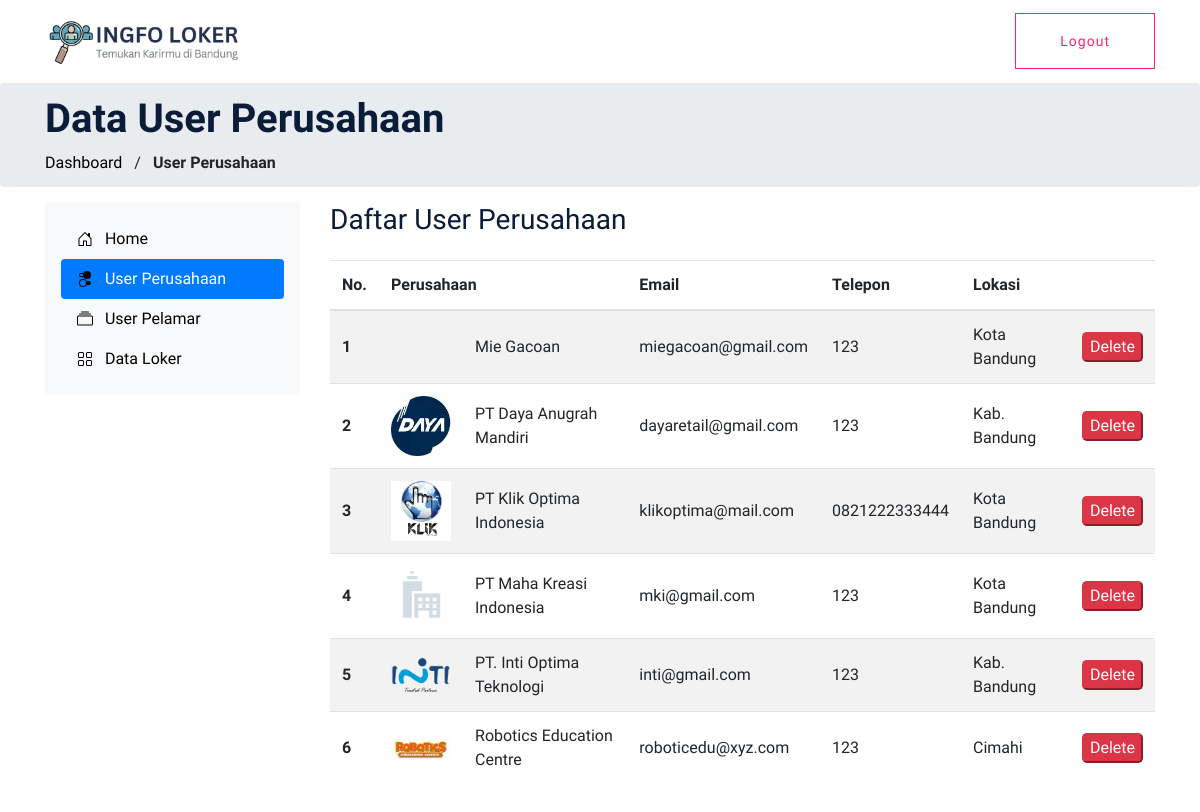
The app's page /admin/dashboard/list_perusahaan.php (signed in) with its own data.
### tables this page shows
CREATE TABLE `perusahaan` (
  `id_perusahaan` int(11) NOT NULL,
  `username_perusahaan` varchar(100) NOT NULL,
  `password_perusahaan` varchar(100) NOT NULL,
  `nama_perusahaan` varchar(100) NOT NULL,
  `email_perusahaan` varchar(100) NOT NULL,
  `telepon_perusahaan` varchar(20) NOT NULL,
  `website_perusahaan` varchar(255) NOT NULL,
  `logo_perusahaan` varchar(255) NOT NULL,
  `id_lokasi` int(11) NOT NULL,
  `tentang` varchar(255) NOT NULL
);

CREATE TABLE `lokasi_pekerjaan` (
  `id_lokasi` int(11) NOT NULL,
  `nama_lokasi` varchar(50) NOT NULL
);

### functions.php (called while the page is built, shortened)
<?php
$conn = mysqli_connect("localhost", "root", "", "loker");
function query($query)
{
    global $conn;
    $result = mysqli_query($conn, $query);
    $rows = [];
    while ($row = mysqli_fetch_assoc($result)) {
        $rows[] = $row;
    }
    return $rows;
}

### admin/dashboard/list_perusahaan.php (the view, shortened to what this page needs)
<?php
require '../../functions.php';
$data_perusahaan = query(
    "SELECT
    perusahaan.id_perusahaan,
    perusahaan.nama_perusahaan,
    perusahaan.email_perusahaan,
    perusahaan.telepon_perusahaan,
    perusahaan.logo_perusahaan,
    lokasi_pekerjaan.nama_lokasi
FROM
    perusahaan
INNER JOIN
    lokasi_pekerjaan
ON
    perusahaan.id_lokasi = lokasi_pekerjaan.id_lokasi order by nama_perusahaan asc"
);
?>
<?php include 'navbar.php' ?>
<section class="breadcrumb" id="home-section">
    <div class="container">
        <div class="row">
            <div class="col-md-7 mt-8 mb-8">
                <h1 class="text-black font-weight-bold">Data User Perusahaan</h1>
                <div class="custom-breadcrumbs">
                    <a href="home.php"><span style="color: black;">Dashboard</span></a> <span class="mx-2 slash">/</span>
                    <span class="text-black"><strong>User Perusahaan</strong></span>
                </div>
            </div>
        </div>
    </div>
</section>
<main>
    <div class="container mb-5">
        <div class="row">
            <?php include 'dashboard.php' ?>
            <div class="col-lg-9 container">
                <h3 class="mb-4">Daftar User Perusahaan</h3>
                <table class="table table-striped">
                    <thead>
                        <tr>
                            <th scope="col">No. </th>
                            <th scope="col" colspan="2">Perusahaan</th>
                            <th scope="col">Email</th>
                            <th scope="col">Telepon</th>
                            <th scope="col">Lokasi</th>
                            <th scope="col"></th>
                        </tr>
                    </thead>
                    <tbody>
                        <?php $i = 1 ?>
                        <?php foreach ($data_perusahaan as $row) { ?>
                            <tr>
                                <th class="align-middle" scope="row"><?= $i ?></th>
                                <td class="align-middle"><img src="../../upload/perusahaan/logo/<?= $row['logo_perusahaan'] ?>" alt="" width="60px"></td>
                                <td class="align-middle"><?= $row['nama_perusahaan'] ?></td>
                                <td class="align-middle"><?= $row['email_perusahaan'] ?></td>
                                <td class="align-middle"><?= $row['telepon_perusahaan'] ?></td>
                                <td class="align-middle"><?= $row['nama_lokasi'] ?></td>
                                <td class="align-middle">
                                    <form action="" method="post">
                                        <button type="submit" class="btn-danger rounded-lg" onclick="return confirm('Yakin untuk menghapus user perusahaan?')" name="hapus_user_perusahaan">
                                            Delete
                                        </button>
                                    </form>
                                </td>
                            </tr>
                            <?php $i++ ?>
                        <?php } ?>
                    </tbody>
                </table>
            </div>
        </div>
    </div>
</main>
</body>

### records on screen
perusahaan: nama_perusahaan "Mie Gacoan", email_perusahaan "miegacoan@gmail.com", telepon_perusahaan "123", id_lokasi.nama_lokasi "Kota Bandung"
perusahaan: logo_perusahaan (picture), nama_perusahaan "PT Daya Anugrah Mandiri", email_perusahaan "dayaretail@gmail.com", telepon_perusahaan "123", id_lokasi.nama_lokasi "Kab. Bandung"
perusahaan: logo_perusahaan (picture), nama_perusahaan "PT Klik Optima Indonesia", email_perusahaan "klikoptima@mail.com", telepon_perusahaan "0821222333444", id_lokasi.nama_lokasi "Kota Bandung"
perusahaan: logo_perusahaan (placeholder picture), nama_perusahaan "PT Maha Kreasi Indonesia", email_perusahaan "mki@gmail.com", telepon_perusahaan "123", id_lokasi.nama_lokasi "Kota Bandung"
perusahaan: logo_perusahaan (picture), nama_perusahaan "PT. Inti Optima Teknologi", email_perusahaan "inti@gmail.com", telepon_perusahaan "123", id_lokasi.nama_lokasi "Kab. Bandung"
perusahaan: logo_perusahaan (picture), nama_perusahaan "Robotics Education Centre", email_perusahaan "roboticedu@xyz.com", telepon_perusahaan "123", id_lokasi.nama_lokasi "Cimahi"
